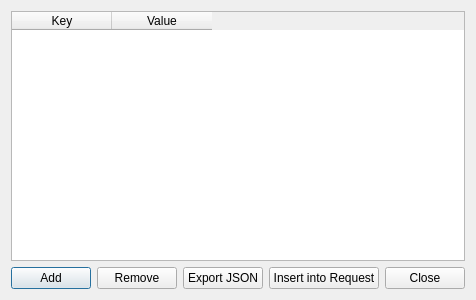
<?xml version="1.0" encoding="UTF-8"?>
<ui version="4.0">
 <class>KeyValueEditor</class>
 <widget class="QDialog" name="KeyValueEditor">
  <property name="geometry">
   <rect>
    <x>0</x>
    <y>0</y>
    <width>400</width>
    <height>300</height>
   </rect>
  </property>
  <layout class="QVBoxLayout" name="verticalLayout">
   <item>
    <widget class="QTableWidget" name="table">
     <property name="columnCount">
      <number>2</number>
     </property>
     <column>
      <property name="text">
       <string>Key</string>
      </property>
     </column>
     <column>
      <property name="text">
       <string>Value</string>
      </property>
     </column>
    </widget>
   </item>
   <item>
    <layout class="QHBoxLayout" name="buttonsLayout">
     <item>
      <widget class="QPushButton" name="btnAddRow">
       <property name="text"><string>Add</string></property>
      </widget>
     </item>
     <item>
      <widget class="QPushButton" name="btnRemoveRow">
       <property name="text"><string>Remove</string></property>
      </widget>
     </item>
     <item>
      <widget class="QPushButton" name="btnExportJson">
       <property name="text"><string>Export JSON</string></property>
      </widget>
     </item>
     <item>
      <widget class="QPushButton" name="btnInsert">
       <property name="text"><string>Insert into Request</string></property>
      </widget>
     </item>
     <item>
      <widget class="QPushButton" name="btnClose">
       <property name="text"><string>Close</string></property>
      </widget>
     </item>
    </layout>
   </item>
  </layout>
 </widget>
 <resources/>
 <connections/>
</ui>
